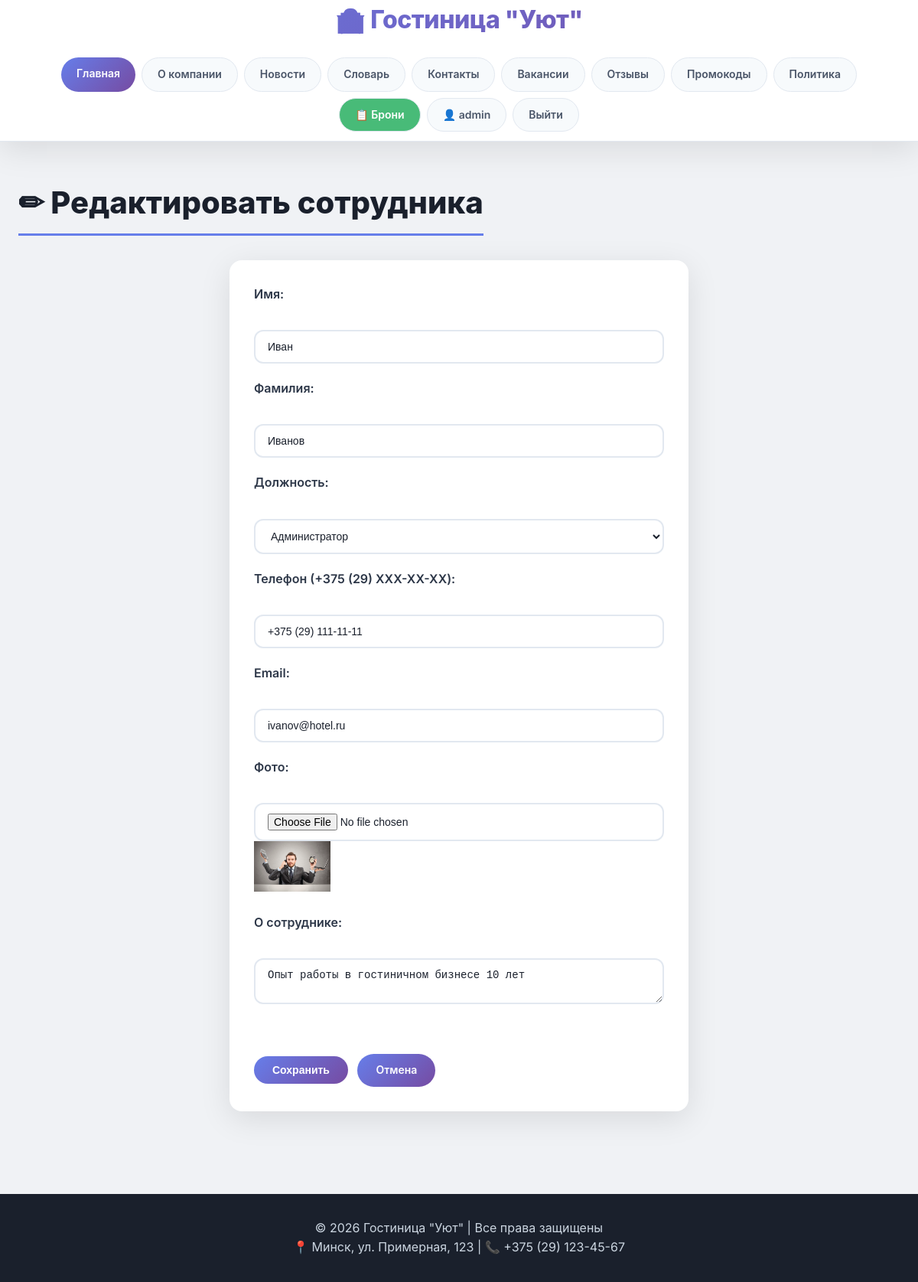
Screenshot of /employees/update/1/ (signed in) with the database file from the repository.
### hotel/models.py (models this page shows, shortened)
class Employee(models.Model):
    POSITION_CHOICES = [
        ('admin', 'Администратор'),
        ('manager', 'Менеджер'),
        ('cleaner', 'Горничная'),
        ('reception', 'Сотрудник ресепшн'),
    ]
    user = models.OneToOneField(User, on_delete=models.CASCADE, null=True, blank=True)
    first_name = models.CharField(max_length=50)
    last_name = models.CharField(max_length=50)
    position = models.CharField(max_length=20, choices=POSITION_CHOICES)
    phone = models.CharField(max_length=20, validators=[validate_phone])
    email = models.EmailField()
    photo = models.ImageField(upload_to='employees/', null=True, blank=True)
    bio = models.TextField(blank=True)
    created_at = models.DateTimeField(auto_now_add=True)
    class Meta:
        verbose_name = 'Сотрудник'
        verbose_name_plural = 'Сотрудники'

### hotel/views.py (the view, shortened to what this page needs)
# urls.py: path('employees/update/<int:employee_id>/', views.employee_update, name='employee_update'),
@login_required
@user_passes_test(is_admin_only)
def employee_update(request, employee_id):
    employee = get_object_or_404(Employee, id=employee_id)
    return render(request, 'hotel/employee_form.html', {'employee': employee})

### hotel/views.py (called while the page is built)
def is_admin_only(user):
    return user.is_superuser

### hotel/templates/hotel/employee_form.html (shortened to what this page needs)
{% extends 'hotel/base.html' %}
{% block content %}
<h2>{% if employee %}✏ Редактировать сотрудника{% else %}➕ Добавить сотрудника{% endif %}</h2>
<form method="post" enctype="multipart/form-data">
    <div>
        <label>Имя:</label><br>
        <input type="text" name="first_name" value="{{ employee.first_name|default:'' }}" required>
    </div>
    <div>
        <label>Фамилия:</label><br>
        <input type="text" name="last_name" value="{{ employee.last_name|default:'' }}" required>
    </div>
    <div>
        <label>Должность:</label><br>
        <select name="position">
            <option value="admin" {% if employee.position == 'admin' %}selected{% endif %}>Администратор</option>
        </select>
    </div>
    <div>
        <label>Телефон (+375 (29) XXX-XX-XX):</label><br>
        <input type="text" name="phone" value="{{ employee.phone|default:'' }}" placeholder="+375 (29) 123-45-67" required>
    </div>
    <div>
        <label>Email:</label><br>
        <input type="email" name="email" value="{{ employee.email|default:'' }}" required>
    </div>
    <div>
        <label>Фото:</label><br>
        <input type="file" name="photo" accept="image/*">
        {% if employee.photo %}
            <p><img src="{{ employee.photo.url }}" width="100"></p>
        {% endif %}
    </div>
    <div>
        <label>О сотруднике:</label><br>
        <textarea name="bio">{{ employee.bio|default:'' }}</textarea>
    </div>
    <br>
    <button type="submit" class="btn">Сохранить</button>
    <a href="/contacts/" class="btn">Отмена</a>
</form>
{% endblock %}

### hotel/templates/hotel/base.html (shortened to what this page needs)
{% load static %}
<!DOCTYPE html>
<html lang="ru">
<head>
    <link rel="stylesheet" href="{% static 'hotel/css/style.css' %}?v=4">
</head>
<body>
    <header>
        <div class="container">
            <h1>🏨 Гостиница "Уют"</h1>
            <nav>
                <a href="/" {% if request.path == '/' %}style="background: linear-gradient(135deg, #667eea 0%, #764ba2 100%); color: white;"{% endif %}>Главная</a>
                <a href="/about/" {% if request.path == '/about/' %}style="background: linear-gradient(135deg, #667eea 0%, #764ba2 100%); color: white;"{% endif %}>О компании</a>
                <a href="/news/" {% if '/news/' in request.path and not request.path == '/' %}style="background: linear-gradient(135deg, #667eea 0%, #764ba2 100%); color: white;"{% endif %}>Новости</a>
                <a href="/glossary/" {% if request.path == '/glossary/' %}style="background: linear-gradient(135deg, #667eea 0%, #764ba2 100%); color: white;"{% endif %}>Словарь</a>
                <a href="/contacts/" {% if request.path == '/contacts/' %}style="background: linear-gradient(135deg, #667eea 0%, #764ba2 100%); color: white;"{% endif %}>Контакты</a>
                <a href="/vacancies/" {% if request.path == '/vacancies/' %}style="background: linear-gradient(135deg, #667eea 0%, #764ba2 100%); color: white;"{% endif %}>Вакансии</a>
                <a href="/reviews/" {% if request.path == '/reviews/' %}style="background: linear-gradient(135deg, #667eea 0%, #764ba2 100%); color: white;"{% endif %}>Отзывы</a>
                <a href="/promocodes/" {% if request.path == '/promocodes/' %}style="background: linear-gradient(135deg, #667eea 0%, #764ba2 100%); color: white;"{% endif %}>Промокоды</a>
                <a href="/privacy/" {% if request.path == '/privacy/' %}style="background: linear-gradient(135deg, #667eea 0%, #764ba2 100%); color: white;"{% endif %}>Политика</a>
                {% if user.is_authenticated %}
                    <a href="/all-bookings/" {% if '/all-bookings/' in request.path %}style="background: #48bb78; color: white;"{% else %}style="background:#48bb78; color:white;"{% endif %}>📋 Брони</a>
                    <a href="/profile/" {% if request.path == '/profile/' %}style="background: linear-gradient(135deg, #667eea 0%, #764ba2 100%); color: white;"{% endif %}>👤 {{ user.username }}</a>
                    <a href="/logout/">Выйти</a>
                {% endif %}
            </nav>
        </div>
    </header>
    <main>
        <div class="container">
            {% block content %}{% endblock %}
        </div>
    </main>
    <footer>
        <div class="container">
            <p>© 2026 Гостиница "Уют" | Все права защищены</p>
            <p>📍 Минск, ул. Примерная, 123 | 📞 +375 (29) 123-45-67</p>
        </div>
    </footer>
</body>
</html>

### hotel/static/hotel/css/style.css (style rules this page uses)
:root { --primary: #667eea; --primary-dark: #5a67d8; --secondary: #f56565; --dark: #2d3748; --light: #f7fafc; --gray: #718096; --success: #48bb78; --warning: #ed8936; --gradient: linear-gradient(135deg, #667eea 0%, #764ba2 100%); --shadow: 0 10px 40px rgba(0,0,0,0.1); --shadow-hover: 0 20px 60px rgba(0,0,0,0.15); --border-radius: 16px; --transition: all 0.3s ease; }
* { margin: 0; padding: 0; box-sizing: border-box; }
body { font-family: 'Inter', -apple-system, BlinkMacSystemFont, 'Segoe UI', Roboto, sans-serif; background: #f0f2f5; color: #1a202c; line-height: 1.6; min-height: 100vh; }
.container { max-width: 1280px; margin: 0 auto; padding: 0 24px; position: relative; z-index: 1; }
header { background: white; box-shadow: var(--shadow); position: sticky; top: 0; z-index: 1000; border-bottom: 1px solid #e2e8f0; }
header h1 { font-size: 2rem; font-weight: 800; background: var(--gradient); -webkit-background-clip: text; -webkit-text-fill-color: transparent; background-clip: text; margin-bottom: 12px; letter-spacing: -0.5px; text-align: center; }
nav { display: flex; flex-wrap: wrap; justify-content: center; gap: 8px; padding: 12px 0; }
nav a { color: #4a5568; text-decoration: none; padding: 10px 20px; font-weight: 600; border-radius: 40px; transition: var(--transition); font-size: 14px; white-space: nowrap; background: #f7fafc; border: 1px solid #e2e8f0; }
nav a:first-child { background: var(--gradient); color: white; border: none; }
.btn { display: inline-block; background: var(--gradient); color: white !important; padding: 10px 24px; text-decoration: none; border-radius: 40px; margin-top: 12px; margin-right: 8px; transition: var(--transition); border: none; cursor: pointer; font-weight: 600; font-size: 14px; }
form { background: white; padding: 32px; border-radius: var(--border-radius); box-shadow: var(--shadow); max-width: 600px; margin: 0 auto; }
form div { margin-bottom: 20px; }
form label { font-weight: 600; display: block; margin-bottom: 8px; color: #2d3748; }
form input, form select, form textarea { width: 100%; padding: 12px 16px; border: 2px solid #e2e8f0; border-radius: 12px; font-size: 14px; transition: var(--transition); background: white; color: #1a202c; }
footer { background: #1a202c; color: #cbd5e0; text-align: center; padding: 32px 0; margin-top: 60px; }
footer p { color: #cbd5e0; }
main { padding: 48px 0; }
main h2 { font-size: 2.5rem; font-weight: 800; margin-bottom: 32px; color: #1a202c; border-bottom: 3px solid var(--primary); display: inline-block; padding-bottom: 8px; }

### rows the page displays
Employee: first_name "Иван", last_name "Иванов", position "Администратор", phone "+375 (29) 111-11-11", email "ivanov@hotel.ru", photo (picture), bio "Опыт работы в гостиничном бизнесе 10 лет"

### other values shown
{{ user.username }} "admin"
